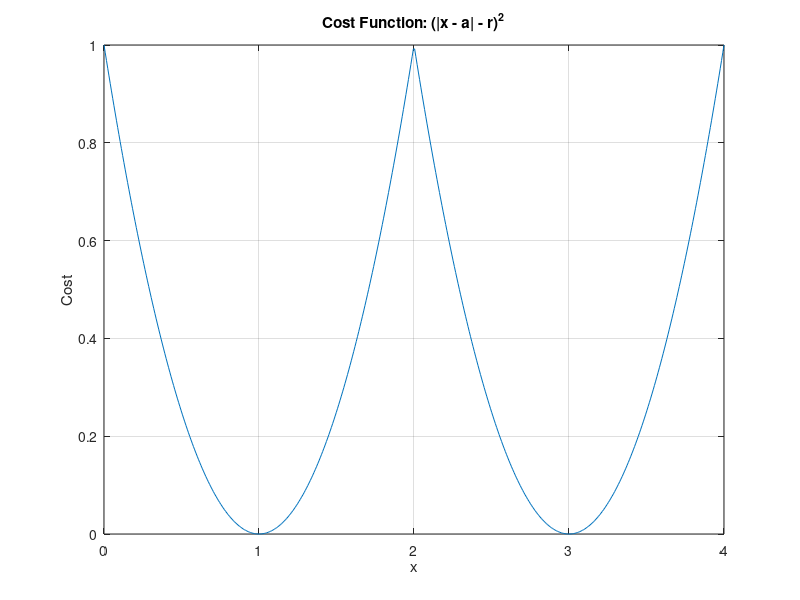
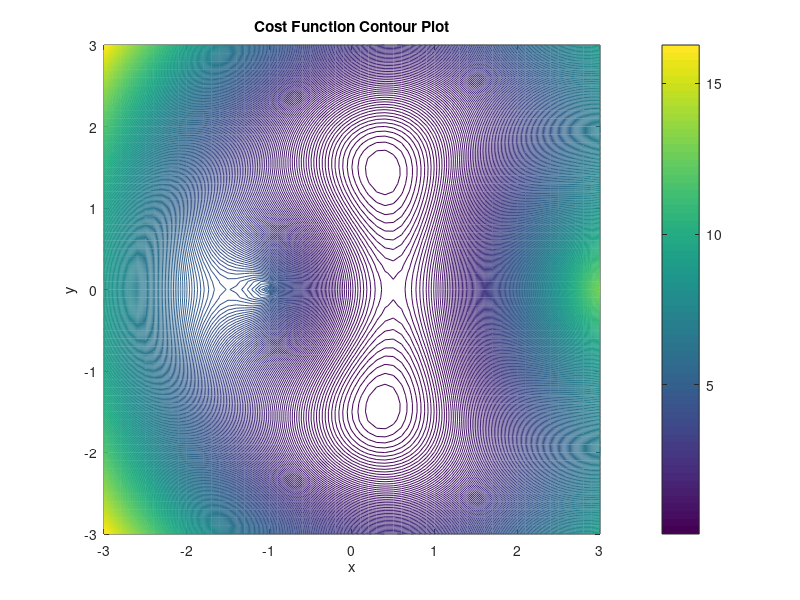
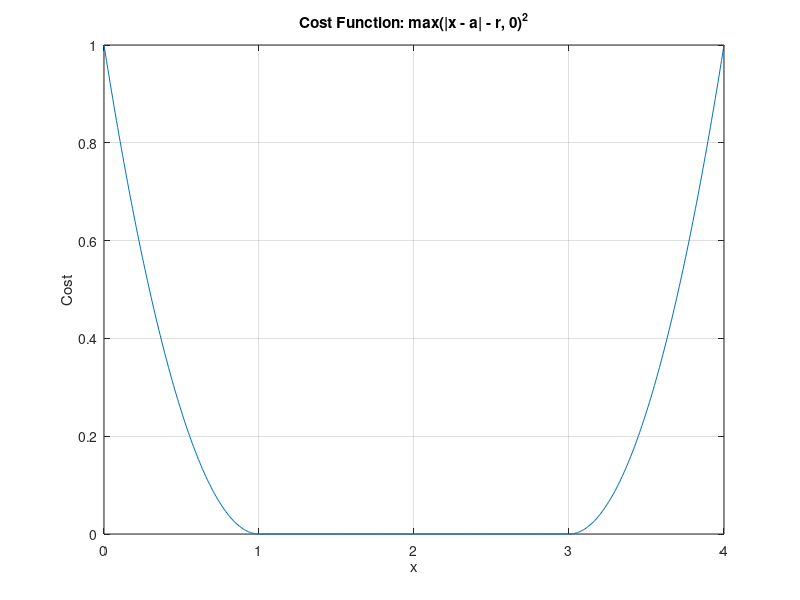
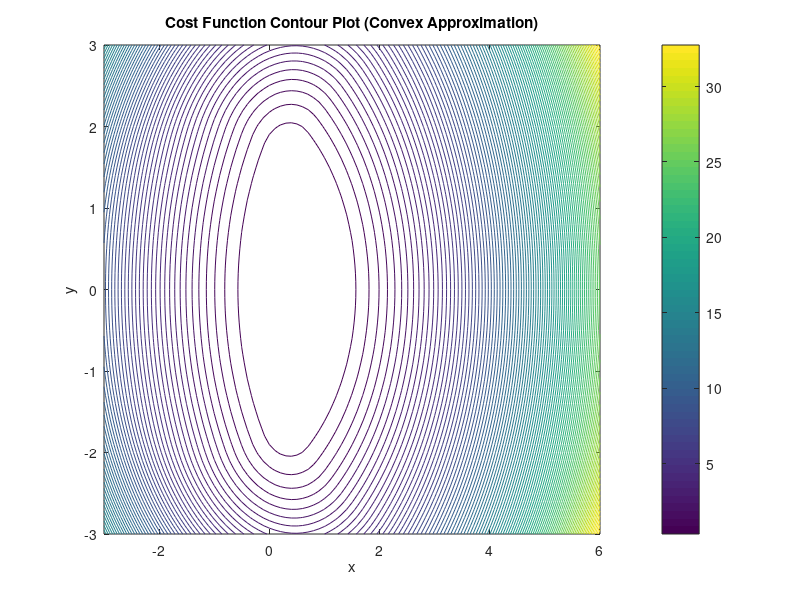

Reproduce these figures in MATLAB, in order. (Note: this script raises an error after producing the figures.)
% %   OPTIMIZATION AND ALGORITHMS 2023/2024
%  
% %   INSTITUTO SUPERIOR TÉCNICO MEEC
% 
% %   Author: João Castelo Branco, Mike, Rodas e Bernas
% 
% %   This file contains the Matlab resolution of Tasks 1-16 of the course's
% %   project.

%% Task1 
clear;
close all;
clc;

% Define the anchor location and measured range
a = 2;
r = 1;

% Define a range of x values for plotting
x = linspace(0, 4, 500);  

% Calculate the cost function: (|x - a| - r)^2
cost = (abs(x - a) - r).^2;

% Plot the cost function
plot(x, cost);
xlabel('x');
ylabel('Cost');
title('Cost Function: (|x - a| - r)^2');
grid on;


% Comment: The cost function ( |x - a| - r )^2 indicates inconsistency
% between predicted and measured ranges for a target's position estimation.
% With symmetry around a = 2, it exhibits multiple minima (x=1 and x=3), implying ambiguity
% in localizing the target. The cost sharply increases away from these minima,
% emphasizing sensitivity to position deviations. The target may be in one
% of those positions.



%% Task2
clear;
close all;
clc;

% Define anchor locations and range measurements
a1 = [-1, 0];
a2 = [3, 0];
r1 = 2;
r2 = 3;

% Define a grid of x and y values for contour plot
x = -3:0.1:3;
y = -3:0.1:3;
[X, Y] = meshgrid(x, y);

% Initialize the cost function matrix
cost = zeros(size(X));

% Calculate the cost function for each point in the grid
for i = 1:numel(X)
    x_current = [X(i), Y(i)]; % Current (x, y) position
    cost(i) = ((norm(x_current - a1) - r1)^2) + ((norm(x_current - a2) - r2)^2);
end

% Create a contour plot of the cost function
figure;
contour(X, Y, cost, 300); % Adjust the number of contour lines as needed
xlabel('x');
ylabel('y');
title('Cost Function Contour Plot');
colorbar;

% Create a 3D plot of the cost function
figure;
surf(X, Y, cost);
xlabel('x');
ylabel('y');
zlabel('Cost');
title('Cost Function 3D Plot');


% Minimizer Uniqueness: 
% The minimizer for this problem is not unique because there are two intersection 
% points in the 2D plane, resulting in two potential target positions. 
% This non-uniqueness arises from the inherent geometric nature of intersecting circles.
% 
% Choosing Anchors for a Unique Minimizer: 
% To achieve a cost function with a 
% single global minimizer (excluding "degenerate" configurations), you would 
% need a minimum of three non-collinear anchor points. With three such anchors 
% and their respective range measurements, you can uniquely determine the 
% target's position using trilateration, as it involves solving a system of 
% equations with three unknowns (x, y, and potentially z in 3D) and three 
% equations derived from the range measurements. This provides a unique 
% solution and eliminates the ambiguity present in the two-anchor scenario.




%% Task3a - Repetition of task 1 with convex approximation
clear;
close all;
clc;

% Define the anchor location and measured range
a = 2;
r = 1;

% Define a range of x values for plotting
x = linspace(0, 4, 500);

% Calculate the cost function using the convex approximation
cost = max(abs(x - a) - r, 0).^2;

% Plot the cost function
plot(x, cost);
xlabel('x');
ylabel('Cost');
title('Cost Function: max(|x - a| - r, 0)^2');
grid on;



%% Task3b - Repetition of task 2 with convex approximation
clear;
close all;
clc;

% Define anchor locations and range measurements
a1 = [-1, 0];
a2 = [3, 0];
r1 = 2;
r2 = 3;

% Define a grid of x and y values for contour plot
x = -3:0.1:6;
y = -3:0.1:3;
[X, Y] = meshgrid(x, y);

% Initialize the cost function matrix
cost = zeros(size(X));

% Calculate the cost function using the convex approximation
for i = 1:numel(X)
    x_current = [X(i), Y(i)]; % Current (x, y) position
    cost(i) = max(norm(x_current - a1) - r1, 0)^2 + max(norm(x_current - a2) - r2, 0)^2;
end

% Create a contour plot of the cost function
figure;
contour(X, Y, cost, 100); % Adjust the number of contour lines as needed
xlabel('x');
ylabel('y');
title('Cost Function Contour Plot (Convex Approximation)');
colorbar;

%Cost function
figure;
surf(X, Y, cost);
xlabel('x');
ylabel('y');
zlabel('Cost');
title('Cost Function 3D Plot');


% In both tasks 3a and 3b, applying convex approximations to the cost functions 
% did not reduce the ambiguity in solutions; it may have even increased it. 
% The inherent problem of multiple potential solutions in localization scenarios
% with intersecting circles persisted, highlighting that convex relaxations 
% may not eliminate ambiguity.



%% Task 4a 
clear;
close all;
clc;

%cvx_quiet(true); % Suppress CVX output

% Define the anchor location and measured range
a = 2;
r = 1;

% Create CVX variable
cvx_begin quiet
    variable x(1)
    
    % Define the cost function using the convex approximation
    minimize (square_pos(norm(x - a) - r))
cvx_end

% Display the results
disp('CVX Solution:');
disp(['Target Position: x = ' num2str(x) ' ']);




%% Task 4b - Solve the 2D localization problem in CVX with convex approximation
clear;
close all;
clc;

% Define anchor locations and range measurements
a1 = [-1, 0];
a2 = [3, 0];
r1 = 2;
r2 = 3;

% Create CVX variables for the target's 2D position
cvx_begin quiet
    variable x(2)
    
    % Define the cost function using the convex approximation
    minimize (square_pos(norm(x - a1') - r1) + square_pos(norm(x - a2') - r2))
cvx_end

% Display the results
disp('CVX Solution:');
disp(['Target Position (x, y): (' num2str(x(1)) ', ' num2str(x(2)) ')']);



% In the context of localization problems, it's important to note that applying 
% the convex approximation, as demonstrated in Task 4, indeed imparts convexity 
% to the optimization problems. This feature eliminates the need to provide an 
% initial estimate of the solution, as CVX can effectively handle convex 
% optimization tasks.
% 
% However, a critical observation emerges: the use of convex approximation, 
% while ensuring convexity, may increase the inherent ambiguity of the solution 
%     in localization problems. As a result, the optimization process may yield 
%     ambiguous or incorrect results, as seen in Task 4a and 4b.
% 
% In summary, the convex approximation, although suitable for convex 
% optimization, may not fully resolve the fundamental issue of ambiguity in 
% localization problems. Localization problems, by their nature, can still 
% exhibit multiple potential solutions, leading to incorrect outcomes even 
% when convex optimization tools like CVX are employed. Therefore, for 
% localization tasks with inherent ambiguity, it remains essential to consider 
% specialized non-convex optimization techniques and provide initial estimates 
% to guide the optimization process towards accurate solutions.


%% Task 5

% Exercício teórico: resolver em papel? Como introduzir no relatório?
% 
% Nota: Foi resolvido nas aulas teóricas e a solução está antes da task 6...



%% Task 6

% Exercício teórico

% Incorporating angular information into localization problems offers a 
% powerful means to disambiguate solutions. While relaxing the range terms in
% the cost function provides convexity, it can increase the ambiguity of the 
% solution. However, by adding angular information through distinct directions 
% (uk), we can significantly enhance the problem's clarity.
% 
% If all directions (uk) are distinct, the minimum number required to ensure 
% a unique solution, regardless of the range terms, is two. In a 2D localization 
% problem, having two unique directions allows us to determine both the 
% position and orientation of the target uniquely. This is achieved by 
% removing angular ambiguity, as the two directions provide orthogonal 
% reference frames.
% 
% Importantly, to guarantee a unique solution, it is essential that the 
% angular direction of the target relative to each of these two possible 
% anchors is not the same. In other words, the three vectors (directions 
% from the target to the two anchors and their relative positions) should 
% not be collinear. This condition ensures that the angular information 
% provided by the distinct directions is non-redundant and contributes to 
% the unequivocal determination of the target's position and orientation.


%% Task 7a
% Scenario (i) - Single Anchor
clear;
close all;
clc;

% Define anchor location and angle in polar coordinates (40 degrees)
a = [-1, 0];
u_angle = deg2rad(40); % Angle in radians

% Create a grid of x and y values for the contour plot
x = -3:0.1:2;
y = -2:0.1:2;
[X, Y] = meshgrid(x, y);

% Initialize the cost function matrix
cost = zeros(size(X));

% Calculate the cost function for each point in the grid
for i = 1:numel(X)
    x_current = [X(i), Y(i)]; % Current (x, y) position
    direction = [cos(u_angle), sin(u_angle)]; % Convert polar angle to direction vector
    cost(i) = norm((eye(2) - direction' * direction) * (x_current - a)')^2;
end

% Create a contour plot of the cost function
figure;
contour(X, Y, cost, 100); % Adjust the number of contour lines as needed
xlabel('x');
ylabel('y');
title('Angular Cost Function Contour Plot (Single Anchor)');
colorbar;

% Add marker for anchor position
hold on;
plot(a(1), a(2), 'ro', 'MarkerSize', 10, 'MarkerFaceColor', 'r');
hold off;


%% 7b

% Scenario (ii) - Two Anchors
clear;
close all;
clc;

% Define anchor locations and angles in polar coordinates (40 degrees and 140 degrees)
a1 = [-1, 0];
a2 = [3, 0];
u1_angle = deg2rad(40); % Angle in radians
u2_angle = deg2rad(140); % Angle in radians

% Create a grid of x and y values for the contour plot
x = -3:0.1:6;
y = -2:0.1:2;
[X, Y] = meshgrid(x, y);

% Initialize the cost function matrix
cost = zeros(size(X));

% Calculate the cost function for each point in the grid
for i = 1:numel(X)
    x_current = [X(i), Y(i)]; % Current (x, y) position
    direction1 = [cos(u1_angle), sin(u1_angle)]; % Convert polar angle to direction vector for u1
    direction2 = [cos(u2_angle), sin(u2_angle)]; % Convert polar angle to direction vector for u2
    cost1 = norm((eye(2) - direction1' * direction1) * (x_current - a1)')^2;
    cost2 = norm((eye(2) - direction2' * direction2) * (x_current - a2)')^2;
    cost(i) = cost1 + cost2;
end

% Create a contour plot of the cost function
figure;
contour(X, Y, cost, 100); % Adjust the number of contour lines as needed
xlabel('x');
ylabel('y');
title('Angular Cost Function Contour Plot (Two Anchors)');
colorbar;

% Add markers for anchor positions
hold on;
plot(a1(1), a1(2), 'ro', 'MarkerSize', 10, 'MarkerFaceColor', 'r');
plot(a2(1), a2(2), 'bo', 'MarkerSize', 10, 'MarkerFaceColor', 'b');
hold off;



%% Task 8

clear;
close all;
clc;

% Define anchor locations and range measurements
a1 = [-1, 0];
a2 = [3, 0];
r1 = 2;
r2 = 3;

% Create CVX variables for the target's 2D position
cvx_begin quiet
    variable x(2)
    
    % Define the cost function using the convex approximation with angular terms
    term1 = square_pos(norm(x - a1') - r1);
    term2 = square_pos(norm(x - a2') - r2);
    angular_term1 = norm((eye(2) - [cosd(40); sind(40)]*[cosd(40) sind(40)])*(x - a1'));
    angular_term2 = norm((eye(2) - [cosd(140); sind(140)]*[cosd(140) sind(140)])*(x - a2'));
    
    minimize (term1 + term2 + angular_term1 + angular_term2)
cvx_end

% Display the results
disp('CVX Solution:');
disp(['Target Position (x, y): (' num2str(x(1)) ', ' num2str(x(2)) ')']);


% In comparing the outcomes of Task 4b and its angular version, it becomes 
% evident that the inclusion of angular measurements significantly reduces 
% ambiguity in the localization problem. In the initial version, without angular 
% information, the solution exhibited notable ambiguity, yielding 
% 'Target Position (x, y): (0.50991, 0).' This result indicated the challenges 
% posed by the inherent ambiguity in range-based localization.
% 
% However, in the angular version with angular measurements at 40° and 140°, 
% the ambiguity is notably diminished. The solution obtained was 
% 'Target Position (x, y): (0.90929, 1.6021),' which aligns more closely 
% with our expectations and reflects a more reasonable estimate of the 
% target's position. This underscores the value of incorporating angular data 
% into localization problems to enhance the accuracy and reliability of the 
% solutions obtained



%% Task 9 

close all
clear
clc

%%%%%%%%%%%%%%%%%%%%%%%%%%%%%%%%%%%%%%%%%%%%%%%%%%%%%%%%%%%%%%%%%%%%%%%%%%%
% Define the bounding box and scaling factors

% x_scale = 0.18107;
% y_scale = 0.21394;
% xx_org = 235;
% yy_org = 258;

figure;
xlim([-21, 21]);
ylim([-21, 21]);
grid on;
hold on;
xlabel('X (meters)');
ylabel('Y (meters)');
title('Generated 2D Trajectory with Anchors');


x_min = -20;
x_max = 20;
y_min = -20;
y_max = 20;

%%%%%%%%%%%%%%%%%%%%%%%%%%%%%%%%%%%%%%%%%%%%%%%%%%%%%%%%%%%%%%%%%%%%%%%%%%%
% Generate the bounding box vertices
box_vertices = [x_min, y_min; x_min, y_max; x_max, y_min; x_max, y_max];

%%%%%%%%%%%%%%%%%%%%%%%%%%%%%%%%%%%%%%%%%%%%%%%%%%%%%%%%%%%%%%%%%%%%%%%%%%%
% Place static anchors near the box vertices (adjust positions as needed)
anchors = box_vertices - 1 + 2*rand(4, 2);
plot(anchors(:, 1), anchors(:, 2), 'bo', 'MarkerSize', 7, 'MarkerFaceColor', 'b');

% Plot the actual bounding box
rectangle('Position', [x_min, y_min, x_max - x_min, y_max - y_min], 'LineWidth', 0.5);

%%%%%%%%%%%%%%%%%%%%%%%%%%%%%%%%%%%%%%%%%%%%%%%%%%%%%%%%%%%%%%%%%%%%%%%%%%%
% Defining trajectory mandatory points

disp(' ')
disp('Use the mouse to input via points for the reference trajectory.');
disp('Press --button 3-- to end the input.');
button = 1;
k = 1;

while button == 1
    [x(k), y(k), button] = ginput(1);
    
    % Scale and translate coordinates to match the bounding box
    % x(k) = (x(k) - xx_org) * x_scale;
    % y(k) = (y(k) - yy_org) * y_scale;
    
    % Ensure points stay within the bounding box
    x(k) = max(min(x(k), x_max), x_min);
    y(k) = max(min(y(k), y_max), y_min);
    
    plot(x(k), y(k), 'r+', 'Linewidth', 2);
    k = k + 1;
end

drawnow;
disp(' ')
disp(['There are ', num2str(k-1), ' points to interpolate from.'])

%%%%%%%%%%%%%%%%%%%%%%%%%%%%%%%%%%%%%%%%%%%%%%%%%%%%%%%%%%%%%%%%%%%%%%%%%%%
% Trajectory generation using cubic splines

h = 0.01;
npt = length(x);        % number of via points, including initial and final
nvia = 0:1:npt-1;

csinterp_x = csapi(nvia, x);
csinterp_y = csapi(nvia, y);

time = 0:h:npt-1;
xx = fnval(csinterp_x, time);
yy = fnval(csinterp_y, time);

% Scale and translate the generated trajectory back to world coordinates
% xx = xx / x_scale + xx_org;
% yy = yy / y_scale + yy_org;

% Plot the generated trajectory 
plot(xx, yy);

% Simulate target motion and record measurements
T = 100; % Total number of samples
sample_rate = 2; % Hz
dt = 1 / sample_rate;
speed = 1.5; % m/s 
trajectory = [xx; yy];

% Initialize arrays to store measurements
ranges = zeros(T, 4); % Four anchors
angles = zeros(T, 4); % Four anchors
velocities = zeros(T, 1);

% ESTA PARTE AINDA NÃO ESTÁ BEM MAS DEVO ACABAR EM BREVE

for t = 1:T
    % Simulate target motion
    if t > 1
        % Compute velocity from consecutive positions
        delta_position = trajectory(:, t) - trajectory(:, t - 1);
        velocity = norm(delta_position) / dt;
    else
        velocity = speed; %initial speed
    end
    
    velocities(t) = velocity;
    
    % Compute range and angle measurements for each anchor
    for anchor_idx = 1:4
        anchor_position = anchors(anchor_idx, :);
        target_position = trajectory(:, t)';
        delta = target_position - anchor_position;
        range = norm(delta);
        angle = atan2(delta(2), delta(1));
        
        ranges(t, anchor_idx) = range;
        angles(t, anchor_idx) = rad2deg(angle); %save angle in degrees
    end
end
